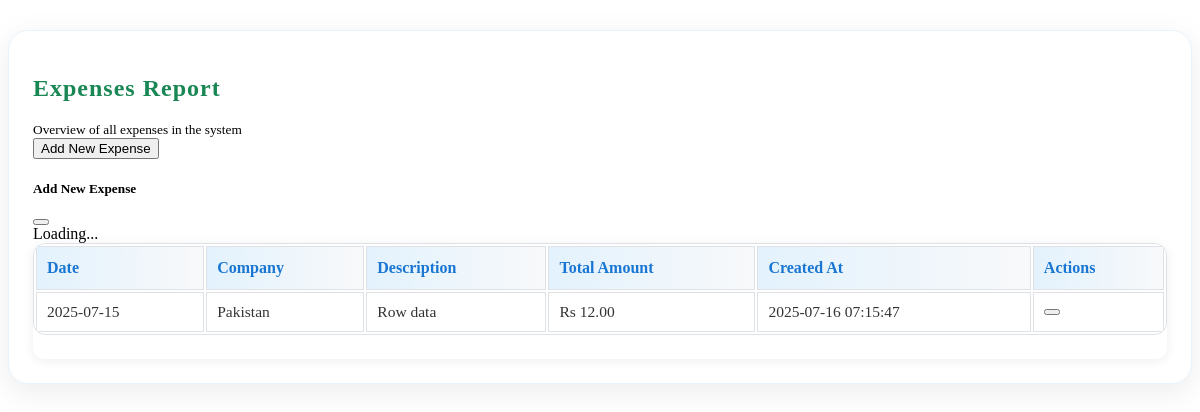
Page /reports_expenses.php on the committed database.
### tables this page shows
CREATE TABLE `expenses` (
  `id` int(11) NOT NULL,
  `company_id` int(11) NOT NULL,
  `expense_date` date NOT NULL,
  `description` text DEFAULT NULL,
  `total_amount` decimal(10,2) NOT NULL,
  `created_at` timestamp NULL DEFAULT current_timestamp()
);

CREATE TABLE `companies` (
  `id` int(11) NOT NULL,
  `name` varchar(255) NOT NULL,
  `description` text DEFAULT NULL,
  `created_at` timestamp NOT NULL DEFAULT current_timestamp(),
  `updated_at` timestamp NOT NULL DEFAULT current_timestamp() ON UPDATE current_timestamp()
);

### reports_expenses.php (the view, shortened to what this page needs)
<?php
require_once 'db.php';
$expenses = $conn->query("
    SELECT e.*, c.name as company_name
    FROM expenses e
    LEFT JOIN companies c ON e.company_id = c.id
    ORDER BY e.expense_date DESC
");
?>
<div class="container" style="background:#fff; border-radius:20px; box-shadow:0 8px 32px rgba(0,0,0,0.08); padding:24px; border:1px solid #e8f4fd; max-width:1200px; margin:30px auto;">
    <div class="d-flex align-items-center bg-light rounded shadow-sm p-3 mb-4 justify-content-between" style="gap: 12px;">
        <div class="d-flex align-items-center" style="gap: 12px;">
            <div>
                <h2 class="mb-0" style="font-weight: 600; letter-spacing: 1px; color: #198754;">Expenses Report</h2>
                <small class="text-muted">Overview of all expenses in the system</small>
            </div>
        </div>
        <button type="button" class="btn btn-primary" id="openAddExpenseModal"><i class="fas fa-plus me-1"></i> Add New Expense</button>
    </div>
<div class="modal fade" id="addExpenseModal" tabindex="-1" aria-labelledby="addExpenseModalLabel" aria-hidden="true">
    <div class="modal-dialog modal-md">
        <div class="modal-content">
            <div class="modal-header">
                <h5 class="modal-title" id="addExpenseModalLabel">Add New Expense</h5>
                <button type="button" class="btn-close" data-bs-dismiss="modal" aria-label="Close"></button>
            </div>
            <div class="modal-body" id="addExpenseModalBody">
                <div class="text-center py-5"><div class="spinner-border text-primary" role="status"><span class="visually-hidden">Loading...</span></div></div>
            </div>
        </div>
    </div>
</div>
<div class="card p-3">
    <div class="table-responsive">
        <table class="report-table">
            <thead class="table-light">
                <tr>
                    <th>Date</th>
                    <th>Company</th>
                    <th>Description</th>
                    <th>Total Amount</th>
                    <th>Created At</th>
                    <th>Actions</th>
                </tr>
            </thead>
            <tbody>
                <?php while ($expense = $expenses->fetch_assoc()): ?>
                    <tr>
                        <td><?= htmlspecialchars($expense['expense_date']) ?></td>
                        <td><?= htmlspecialchars($expense['company_name']) ?></td>
                        <td><?= htmlspecialchars($expense['description']) ?></td>
                        <td><span class="badge bg-primary">Rs <?= number_format($expense['total_amount'] ?? 0, 2) ?></span></td>
                        <td><?= htmlspecialchars($expense['created_at']) ?></td>
                        <td class="actions">
                            <button type="button" class="btn btn-sm btn-warning openEditExpenseModal" data-expense-id="<?= $expense['id'] ?>" title="Edit"><i class="fas fa-edit"></i></button>
                        </td>
                    </tr>
                <?php endwhile; ?>
            </tbody>
        </table>
    </div>
</div>

### reports_expenses.php (style rules this page uses)
.card { box-shadow: 0 2px 12px rgba(0, 0, 0, 0.07); border-radius: 12px; }
.actions .btn { margin-right: 6px; }
.table-responsive { border-radius: 12px; overflow: hidden; }
.report-table { border:1px solid #dee2e6; border-radius:12px; overflow:hidden; width:100%; background:#fff; margin-bottom: 24px; }
.report-table th { background: linear-gradient(90deg, #e3f2fd 0%, #f8f9fa 100%); color: #1976d2; font-weight: 700; font-size: 1rem; text-align: left; vertical-align: middle; padding: 12px 10px; border:1px solid #dee2e6; }
.report-table td { font-size: 0.97rem; color: #333; text-align: left; vertical-align: middle; padding: 10px 10px; border:1px solid #dee2e6; background: #fff; }
.report-table .actions { white-space: nowrap; }

### rows in the picture
expenses: expense_date "2025-07-15", company.name "Pakistan", description "Row data", total_amount "12.00", created_at "2025-07-16 07:15:47"
